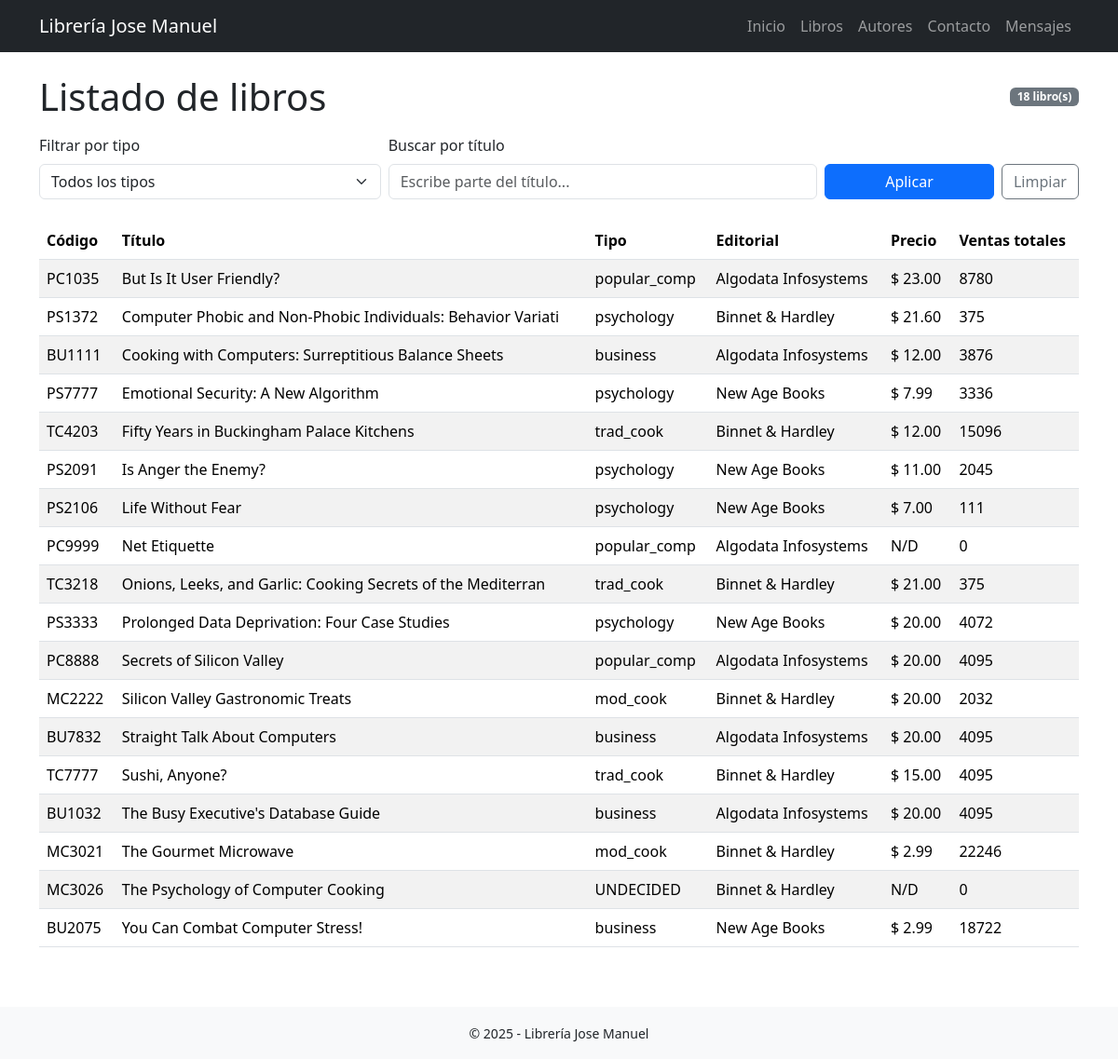
Screenshot of /pages/libros.php with the database file from the repository.
### tables this page shows
CREATE TABLE `titulos` (
  `id_titulo` varchar(6) NOT NULL,
  `titulo` varchar(60) NOT NULL,
  `tipo` varchar(15) NOT NULL,
  `id_pub` varchar(4) NOT NULL,
  `precio` double DEFAULT NULL,
  `avance` double DEFAULT NULL,
  `total_ventas` int DEFAULT NULL,
  `notas` varchar(255) NOT NULL,
  `fecha_pub` datetime NOT NULL,
  `contrato` varchar(1) NOT NULL,
  PRIMARY KEY (`id_titulo`)
);

CREATE TABLE `publicadores` (
  `id_pub` varchar(4) NOT NULL,
  `nombre_pub` varchar(30) NOT NULL,
  `ciudad` varchar(15) NOT NULL,
  `estado` varchar(2) NOT NULL,
  PRIMARY KEY (`id_pub`)
);

### pages/libros.php (the view, shortened to what this page needs)
<?php
require_once __DIR__ . '/../config/db.php';
include __DIR__ . '/../includes/header.php';
$busqueda = isset($_GET['q']) ? trim($_GET['q']) : '';
$sql = "
    SELECT
        t.id_titulo,
        t.titulo,
        t.tipo,
        p.nombre_pub AS editorial,
        t.precio,
        t.total_ventas
    FROM titulos t
    LEFT JOIN publicadores p ON t.id_pub = p.id_pub
";
$params = [];
$sql .= ' ORDER BY t.titulo';
$stmt = $pdo->prepare($sql);
$stmt->execute($params);
$libros = $stmt->fetchAll();
?>
<div class="container mt-4">
    <div class="d-flex justify-content-between align-items-center mb-3">
        <h1 class="mb-0">Listado de libros</h1>
        <span class="badge bg-secondary badge-count">
            <?= count($libros) ?> libro(s)
        </span>
    </div>
    <form method="GET" class="row g-2 mb-4 filtros-libros">
        <div class="col-md-4">
            <label class="form-label">Filtrar por tipo</label>
            <select name="tipo" class="form-select">
                <option value="">Todos los tipos</option>
            </select>
        </div>
        <div class="col-md-5">
            <label class="form-label">Buscar por título</label>
            <input
                type="text"
                name="q"
                class="form-control"
                placeholder="Escribe parte del título..."
                value="<?= htmlspecialchars($busqueda) ?>"
            >
        </div>
        <div class="col-md-3 d-flex align-items-end gap-2">
            <button type="submit" class="btn btn-primary w-100">
                Aplicar
            </button>
            <a href="libros.php" class="btn btn-outline-secondary">
                Limpiar
            </a>
        </div>
    </form>
    <?php if (count($libros) === 0): ?>
        <div class="alert alert-info">
            No se encontraron libros con los criterios seleccionados.
        </div>
    <?php else: ?>
        <div class="table-responsive">
            <table class="table table-striped table-hover align-middle table-custom">
                <thead>
                    <tr>
                        <th>Código</th>
                        <th>Título</th>
                        <th>Tipo</th>
                        <th>Editorial</th>
                        <th>Precio</th>
                        <th>Ventas totales</th>
                    </tr>
                </thead>
                <tbody>
                    <?php foreach ($libros as $libro): ?>
                        <tr>
                            <td><?= htmlspecialchars($libro['id_titulo']) ?></td>
                            <td><?= htmlspecialchars($libro['titulo']) ?></td>
                            <td><?= htmlspecialchars($libro['tipo']) ?></td>
                            <td><?= htmlspecialchars($libro['editorial'] ?? 'N/D') ?></td>
                            <td>
                                <?= $libro['precio'] !== null
                                    ? '$ ' . number_format($libro['precio'], 2)
                                    : 'N/D' ?>
                            </td>
                            <td><?= $libro['total_ventas'] ?? 0 ?></td>
                        </tr>
                    <?php endforeach; ?>
                </tbody>
            </table>
        </div>
    <?php endif; ?>
</div>
<?php
include __DIR__ . '/../includes/footer.php';
?>

### rows the page displays
titulos: id_titulo "PC1035", titulo "But Is It User Friendly?", tipo "popular_comp", id_pub.nombre_pub "Algodata Infosystems", precio "23.00", total_ventas "8780"
titulos: id_titulo "PS1372", titulo "Computer Phobic and Non-Phobic Individuals: Behavior Variati", tipo "psychology", id_pub.nombre_pub "Binnet & Hardley", precio "21.60", total_ventas "375"
titulos: id_titulo "BU1111", titulo "Cooking with Computers: Surreptitious Balance Sheets", tipo "business", id_pub.nombre_pub "Algodata Infosystems", precio "12.00", total_ventas "3876"
titulos: id_titulo "PS7777", titulo "Emotional Security: A New Algorithm", tipo "psychology", id_pub.nombre_pub "New Age Books", precio "7.99", total_ventas "3336"
titulos: id_titulo "TC4203", titulo "Fifty Years in Buckingham Palace Kitchens", tipo "trad_cook", id_pub.nombre_pub "Binnet & Hardley", precio "12.00", total_ventas "15096"
titulos: id_titulo "PS2091", titulo "Is Anger the Enemy?", tipo "psychology", id_pub.nombre_pub "New Age Books", precio "11.00", total_ventas "2045"
titulos: id_titulo "PS2106", titulo "Life Without Fear", tipo "psychology", id_pub.nombre_pub "New Age Books", precio "7.00", total_ventas "111"
titulos: id_titulo "PC9999", titulo "Net Etiquette", tipo "popular_comp", id_pub.nombre_pub "Algodata Infosystems", shows "N/D", total_ventas "0"
titulos: id_titulo "TC3218", titulo "Onions, Leeks, and Garlic: Cooking Secrets of the Mediterran", tipo "trad_cook", id_pub.nombre_pub "Binnet & Hardley", precio "21.00", total_ventas "375"
titulos: id_titulo "PS3333", titulo "Prolonged Data Deprivation: Four Case Studies", tipo "psychology", id_pub.nombre_pub "New Age Books", precio "20.00", total_ventas "4072"
titulos: id_titulo "PC8888", titulo "Secrets of Silicon Valley", tipo "popular_comp", id_pub.nombre_pub "Algodata Infosystems", precio "20.00", total_ventas "4095"
titulos: id_titulo "MC2222", titulo "Silicon Valley Gastronomic Treats", tipo "mod_cook", id_pub.nombre_pub "Binnet & Hardley", precio "20.00", total_ventas "2032"
titulos: id_titulo "BU7832", titulo "Straight Talk About Computers", tipo "business", id_pub.nombre_pub "Algodata Infosystems", precio "20.00", total_ventas "4095"
titulos: id_titulo "TC7777", titulo "Sushi, Anyone?", tipo "trad_cook", id_pub.nombre_pub "Binnet & Hardley", precio "15.00", total_ventas "4095"
titulos: id_titulo "BU1032", titulo "The Busy Executive's Database Guide", tipo "business", id_pub.nombre_pub "Algodata Infosystems", precio "20.00", total_ventas "4095"
titulos: id_titulo "MC3021", titulo "The Gourmet Microwave", tipo "mod_cook", id_pub.nombre_pub "Binnet & Hardley", precio "2.99", total_ventas "22246"
titulos: id_titulo "MC3026", titulo "The Psychology of Computer Cooking", tipo "UNDECIDED", id_pub.nombre_pub "Binnet & Hardley", shows "N/D", total_ventas "0"
titulos: id_titulo "BU2075", titulo "You Can Combat Computer Stress!", tipo "business", id_pub.nombre_pub "New Age Books", precio "2.99", total_ventas "18722"

### other values shown
count($libros) "18"
